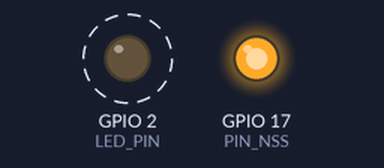
Simulated run of this sketch. Board: ESP32. Parts: output pins drawn as LEDs (lit = HIGH). Dashed ring = blinking. Pins used as bus, display or sensor lines are not drawn; what the sketch prints to the serial monitor is not drawn.

Above: at 1.1 s.
Timing chart, 0 to 4.8 s (numbered marks = the images above):
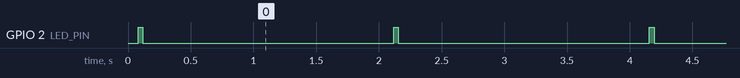

The sketch:

resqplug_lora_diagnostic.ino
```cpp
/*
 * ==============================================================================
 *  ResQPlug Ai-Thinker Ra-02 (SX1278) Hardware Diagnostic Sketch
 * ==============================================================================
 *  Target  : ESP32-WROOM-32 / NodeMCU-32S
 *  Wiring  :
 *    - Ra-02 Left [1] GND   -> ESP32 GND
 *    - Ra-02 Left [3] 3.3V  -> ESP32 3V3 (Strictly 3.3V!)
 *    - Ra-02 Left [4] RST   -> ESP32 GPIO 14
 *    - Ra-02 Left [5] DIO0  -> ESP32 GPIO 26
 *    - Ra-02 Right [2] NSS  -> ESP32 GPIO 17
 *    - Ra-02 Right [3] MOSI -> ESP32 GPIO 23
 *    - Ra-02 Right [4] MISO -> ESP32 GPIO 19
 *    - Ra-02 Right [5] SCK  -> ESP32 GPIO 18
 * ==============================================================================
 */

#include <SPI.h>

// ESP32 SPI Pin definitions matching our wiring
#define PIN_SCK   18
#define PIN_MISO  19
#define PIN_MOSI  23
#define PIN_NSS   17
#define PIN_RST   14
#define PIN_DIO0  26

// Onboard Blue Status LED (GPIO 2 on standard ESP32 boards)
#define LED_PIN    2

// SX1278 Registers
#define REG_OP_MODE     0x01
#define REG_FRF_MSB     0x06
#define REG_VERSION     0x42
#define REG_SYNC_WORD   0x39

// 1 MHz SPI clock (Mode 0, MSBFIRST)
SPISettings loraSpiSettings(1000000, MSBFIRST, SPI_MODE0);

uint8_t readRegister(uint8_t address) {
  SPI.beginTransaction(loraSpiSettings);
  digitalWrite(PIN_NSS, LOW);
  delayMicroseconds(10);
  SPI.transfer(address & 0x7F); // Bit 7 = 0 for read
  uint8_t value = SPI.transfer(0x00);
  delayMicroseconds(10);
  digitalWrite(PIN_NSS, HIGH);
  SPI.endTransaction();
  return value;
}

void writeRegister(uint8_t address, uint8_t value) {
  SPI.beginTransaction(loraSpiSettings);
  digitalWrite(PIN_NSS, LOW);
  delayMicroseconds(10);
  SPI.transfer(address | 0x80); // Bit 7 = 1 for write
  SPI.transfer(value);
  delayMicroseconds(10);
  digitalWrite(PIN_NSS, HIGH);
  SPI.endTransaction();
}

void setup() {
  Serial.begin(115200);
  pinMode(LED_PIN, OUTPUT);

  // Initialize and hold NSS HIGH (unselected)
  pinMode(PIN_NSS, OUTPUT);
  digitalWrite(PIN_NSS, HIGH);

  // Hardware Reset pulse: hold LOW for 10ms, then drive HIGH and keep it HIGH
  pinMode(PIN_RST, OUTPUT);
  digitalWrite(PIN_RST, LOW);
  delay(10);
  digitalWrite(PIN_RST, HIGH);
  delay(50); // 50ms crystal stabilization

  // Start Hardware SPI once without hardware CS takeover (-1 allows manual digitalWrite on GPIO 17)
  SPI.begin(PIN_SCK, PIN_MISO, PIN_MOSI, -1);

  // Ensure NSS is set as output under our software control
  pinMode(PIN_NSS, OUTPUT);
  digitalWrite(PIN_NSS, HIGH);

  Serial.println("\n=========================================================");
  Serial.println("   ⚡ ResQPlug Ra-02 Clean SPI Diagnostic v3.0           ");
  Serial.println("=========================================================");
  Serial.println("   Checking SX1278 Registers at 1 MHz (Mode 0)...        ");
  Serial.println("=========================================================\n");
}

void loop() {
  digitalWrite(LED_PIN, HIGH);

  // --- Probe 1: Standard Pins (MOSI=23, MISO=19) ---
  SPI.end();
  SPI.begin(18, 19, 23, -1);
  pinMode(PIN_NSS, OUTPUT);
  digitalWrite(PIN_NSS, HIGH);
  delay(10);

  uint8_t ver1 = readRegister(REG_VERSION);
  uint8_t op1 = readRegister(REG_OP_MODE);

  // Write test byte 0x55 to SyncWord register (0x39), then read back
  writeRegister(REG_SYNC_WORD, 0x55);
  uint8_t sync1 = readRegister(REG_SYNC_WORD);

  // --- Probe 2: Swapped Pins (MOSI=19, MISO=23) ---
  SPI.end();
  SPI.begin(18, 23, 19, -1);
  pinMode(PIN_NSS, OUTPUT);
  digitalWrite(PIN_NSS, HIGH);
  delay(10);

  uint8_t ver2 = readRegister(REG_VERSION);
  writeRegister(REG_SYNC_WORD, 0x55);
  uint8_t sync2 = readRegister(REG_SYNC_WORD);

  Serial.println("---------------------------------------------------------");
  Serial.print("[Standard: MOSI=23, MISO=19] Ver: 0x");
  if (ver1 < 0x10) Serial.print("0"); Serial.print(ver1, HEX);
  Serial.print(" | OpMode: 0x");
  if (op1 < 0x10) Serial.print("0"); Serial.print(op1, HEX);
  Serial.print(" | SyncTest: 0x");
  if (sync1 < 0x10) Serial.print("0"); Serial.println(sync1, HEX);

  Serial.print("[Swapped:  MOSI=19, MISO=23] Ver: 0x");
  if (ver2 < 0x10) Serial.print("0"); Serial.print(ver2, HEX);
  Serial.print(" | SyncTest: 0x");
  if (sync2 < 0x10) Serial.print("0"); Serial.println(sync2, HEX);

  if (ver1 == 0x12 || sync1 == 0x55) {
    Serial.println("==>  🎉 [ 100% SUCCESS: Ra-02 WORKING ON STANDARD PINS! ]");
  } else if (ver2 == 0x12 || sync2 == 0x55) {
    Serial.println("==>  🎉 [ 100% SUCCESS: Ra-02 WORKING ON SWAPPED PINS! ]");
  } else {
    Serial.println("==>  ⚠️ Got 0x00. Check: Is Yellow RST wire plugged into Left Pin 11 (D14)?");
  }

  digitalWrite(LED_PIN, LOW);
  delay(2000);
}
```

Measured:
- by itself, GPIO 2 (LED_PIN): alternates HIGH for 0.04 s and LOW for 2.0 s
